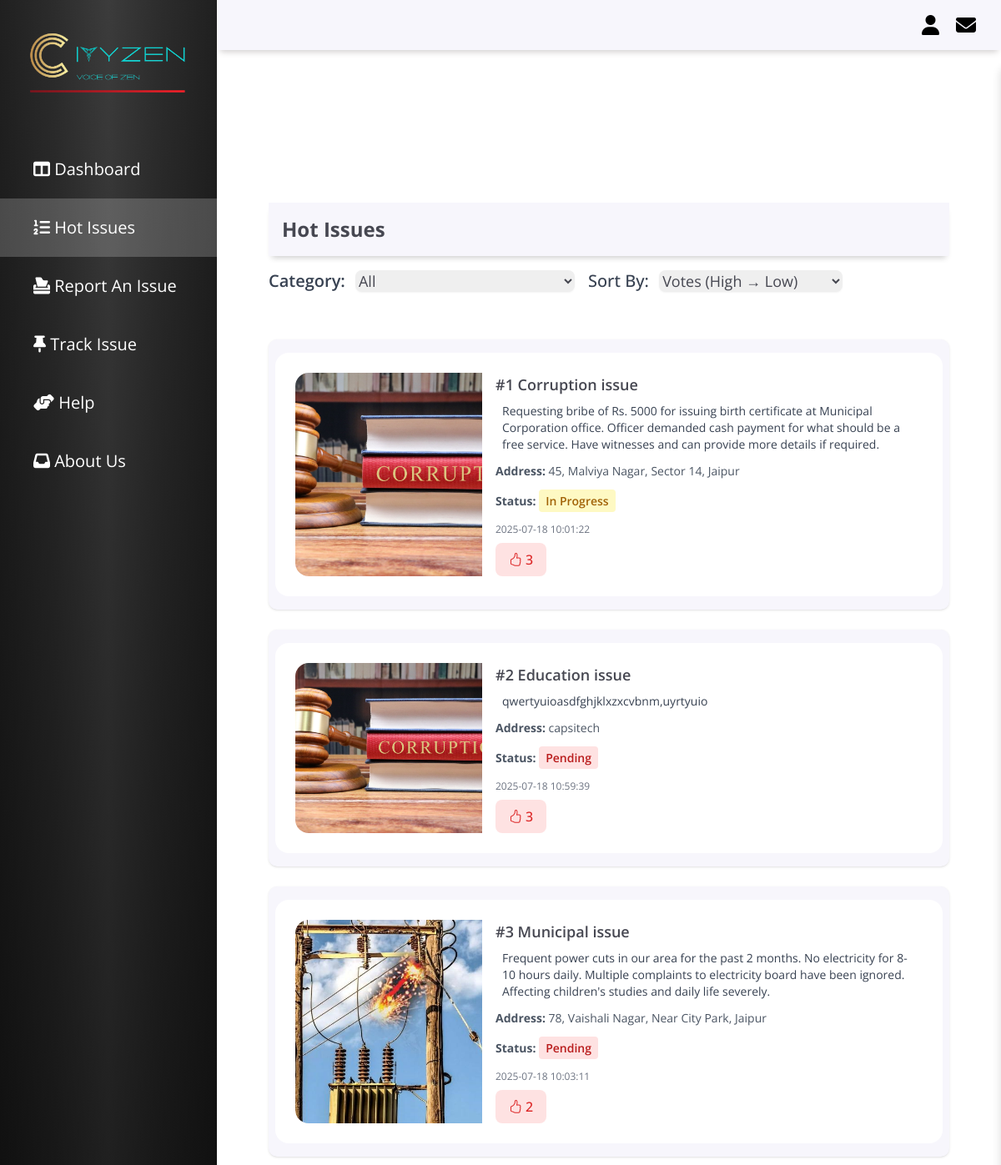
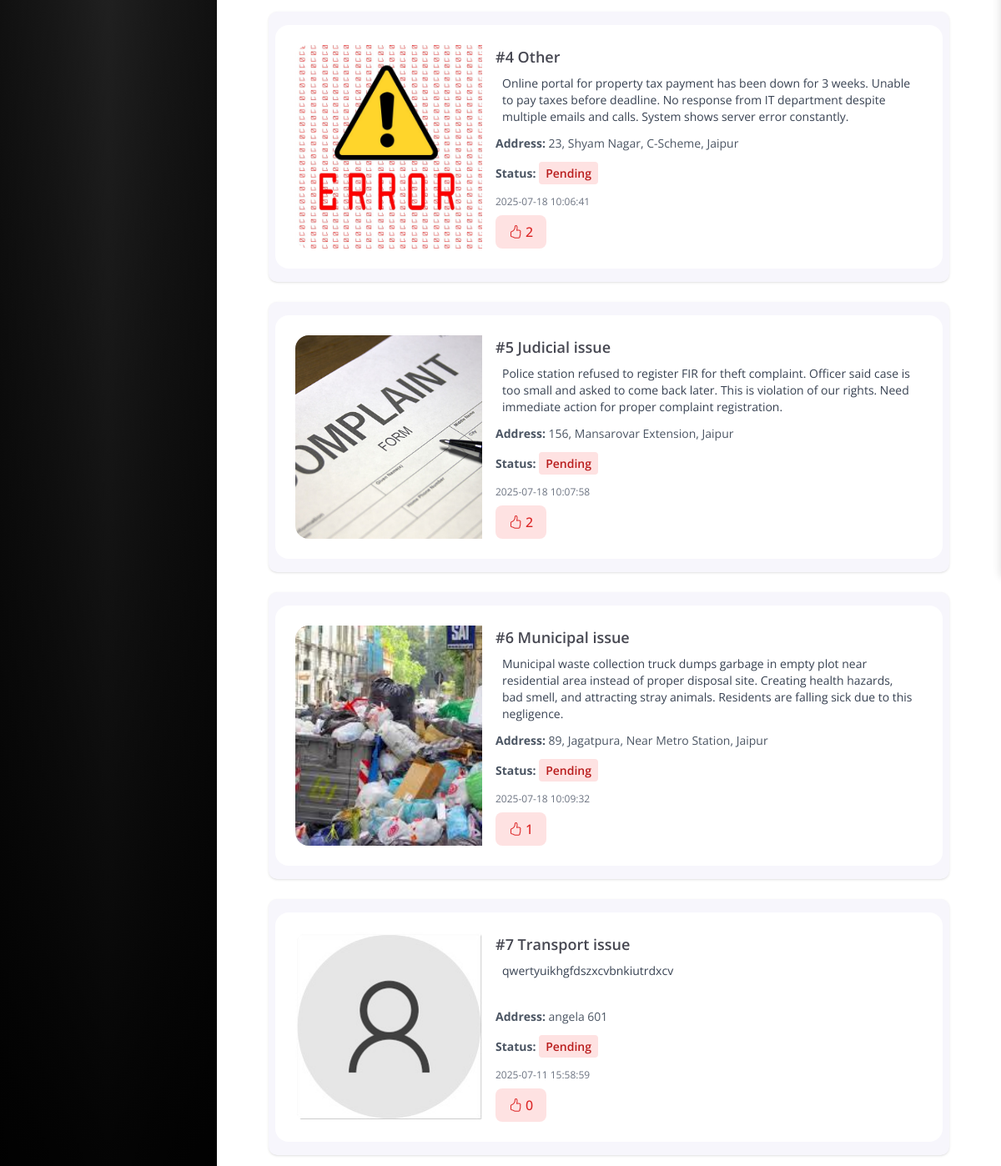
Screenshot of /hotissue (signed in) with the database file from the repository (2 pictures, top to bottom).
### tables this page shows
CREATE TABLE issues (
    id INTEGER PRIMARY KEY AUTOINCREMENT,
    name TEXT,
    address TEXT,
    pincode TEXT,
    email TEXT,
    phone TEXT,
    issue_type TEXT,
    description TEXT,
    image TEXT,  -- This will store the image filename or path
    status TEXT DEFAULT 'Pending',
    vote INTEGER DEFAULT 0,
    assign_to TEXT,
    created_at TEXT
);

### app.py (the view)
@app.route('/hotissue')
def hotissue():
    sort_by = request.args.get('sort', 'votes')
    category = request.args.get('category', 'all')
    base_query = "SELECT * FROM issues"
    filters = []
    params = []
    if category and category != 'all':
        filters.append("assign_to = ?")
        params.append(category)
    if filters:
        base_query += " WHERE " + " AND ".join(filters)
    if sort_by == 'votes':
        base_query += " ORDER BY vote DESC"
    elif sort_by == 'date':
        base_query += " ORDER BY datetime(created_at) DESC"
    else:
        base_query += " ORDER BY id DESC"
    conn = get_db_connection()
    cur = conn.cursor()
    cur.execute(base_query, params)
    iss = cur.fetchall()
    conn.close()
    user = get_logged_in_user()
    if not user:
        return redirect(url_for('Ulogin'))
    return render_template('hotissue.html', iss=iss, sort_by=sort_by, username=user['username'], email=user['email'], selected_category=category)

### app.py (called while the page is built)
def get_db_connection():
    conn = sqlite3.connect('database.db')
    conn.row_factory = sqlite3.Row
    return conn

def get_logged_in_user():
    if 'user' in session:
        conn = get_db_connection()
        cur = conn.cursor()
        cur.execute("SELECT * FROM login_info WHERE username = ?", (session['user'],))
        user = cur.fetchone()
        conn.close()
        return user
    return None

### templates/hotissue.html (shortened to what this page needs)
<!DOCTYPE html>
<html lang="en">
<head>
  <link rel="stylesheet" href="https://cdnjs.cloudflare.com/ajax/libs/font-awesome/6.7.2/css/all.min.css">
  <link rel="stylesheet" href="https://cdn.jsdelivr.net/npm/bootstrap-icons@1.10.3/font/bootstrap-icons.css">
  <script src="https://cdn.tailwindcss.com"></script>
  <link rel="stylesheet" href="{{ url_for('static', filename='styles.css') }}">
</head>
<body>
  <div class="grid-container">
    <header class="header">
      <div class="header-right">
        <i id="accountBtn" class="fa-solid fa-user fa-xl"></i>
        <a href="{{ url_for('message') }}"><i class="fa-solid fa-envelope fa-xl"></i></a>
      </div>
    </header>
    <aside id="sidebar">
      <div class="sidebar-title">
        <div class="sidebar-brand">
          <img src="{{ url_for('static', filename='images/logo-gold.png') }}" />
        </div>
      </div>
      <ul class="sidebar-list ">
        <li class="sidebar-list-item">
          <a href="{{ url_for('dashboard') }}"><i class="fa-solid fa-table-columns"></i> Dashboard</a>
        </li>
        <li class="sidebar-list-item selected">
          <a href="{{ url_for('hotissue') }}"><i class="fa-solid fa-list-ol fa-l"></i> Hot Issues</a>
        </li>
        <li class="sidebar-list-item">
          <a href="{{ url_for('reportform') }}"><i class="fa-solid fa-box-tissue"></i> Report An Issue</a>
        </li>
        <li class="sidebar-list-item">
          <a href="{{ url_for('trackissue') }}"><i class="fa-solid fa-thumbtack"></i> Track Issue</a>
        </li>
        <li class="sidebar-list-item">
          <a href="{{ url_for('help_page') }}"><i class="fa-solid fa-handshake-angle"></i> Help</a>
        </li>
        <li class="sidebar-list-item">
          <a href="{{ url_for('aboutus') }}"><i class="fa-solid fa-inbox"></i> About Us</a>
        </li>
      </ul>
    </aside>
    <main class="main-container p-5 px-[30px]">
      <section class="with-sidebar px-4 sm:px-6 lg:px-8">
        <h1
          class="text-2xl font-bold mb-4 mt-12 flex gap-2 p-4 bg-[rgb(247,246,252)] shadow-[0_6px_7px_-4px_rgba(0,0,0,0.2)]">
          Hot Issues</h1>
        <div class="flex flex-wrap gap-4 mb-14">
          <form method="get" id="filterForm" class="flex gap-4">
            <div>
              <label for="categoryFilter" class="mr-2 font-semibold text-xl text-gray-700">Category:</label>
              <select name="category" id="categoryFilter"
                class="rounded-lg border-gray-300 text-lg shadow-sm focus:ring-blue-500 focus:border-blue-500"
                onchange="document.getElementById('filterForm').submit()">
                <option value="all" {% if selected_category=='all' %}selected{% endif %}>All</option>
              </select>
            </div>
            <div>
              <label for="sortBy" class="mr-2 font-medium text-xl text-gray-700">Sort By:</label>
              <select name="sort" id="sortBy" class="rounded-lg text-lg border-gray-300 shadow-sm"
                onchange="document.getElementById('filterForm').submit()">
                <option value="votes" {% if sort_by=='votes' %}selected{% endif %}>Votes (High → Low)</option>
              </select>
            </div>
          </form>
        </div>
        <div id="cardList" class="flex flex-col gap-6">
          {% if iss %}
          {% for issue in iss %}
          <div class="px-2 py-4 rounded-[10px] shadow hover:shadow-lg transition bg-[rgb(247,246,252)]">
            <div class="bg-white rounded-2xl  overflow-hidden flex flex-col md:flex-row">
              <div class="aspect-w-4 aspect-h-3 w-full md:w-64 p-6 pr-2">
                <img src="{{ url_for('static', filename='uploads/' + issue.image) if issue.image else '' }}"
                  alt="Issue photo" class="w-full h-full object-cover rounded-l-2xl" loading="lazy" />
              </div>
              <div class="p-6 pl-2 flex flex-col flex-1">
                <h2 class="font-semibold text-lg mb-1">#{{ loop.index }} {{ issue.issue_type }}</h2>
                <p class="text-sm  text-gray-700 px-2 py-1 rounded mb-2 flex-1">{{ issue.description }}</p>
                <p class="text-sm text-gray-600 mb-4 "><strong>Address:</strong> {{ issue.address }}</p>
                <p class="text-sm text-gray-600 mb-4">
                  <strong>Status:</strong>
                  <span id="status-{{ issue.id }}" class="font-semibold px-2 py-1 rounded
        {% if issue.status == 'Resolved' %} bg-green-100 text-green-700
        {% elif issue.status == 'In Progress' %} bg-yellow-100 text-yellow-700
        {% elif issue.status == 'Pending' %} bg-red-100 text-red-700
        {% endif %}
      ">{{ issue.status }}</span>
                </p>
                <p class="text-xs text-gray-500 mb-2">{{ issue.created_at }}</p>
                <form class="vote-form" data-id="{{ issue.id }}" method="post" action="#">
                  <button type="submit"
                    class="inline-flex items-center justify-center gap-1 px-4 py-2 bg-red-100 text-red-600 font-medium rounded-lg hover:bg-red-200 transition vote-btn">
                    <i class="bi bi-hand-thumbs-up"></i>
                    <span class="vote-count">{{ issue.vote }}</span>
                  </button>
                </form>
              </div>
            </div>
          </div>
          {% endfor %}
          {% else %}
          <p class="text-red-500">No issues found.</p>
          {% endif %}
        </div>
      </section>
    </main>
  </div>
</body>
</html>

### static/styles.css (style rules this page uses)
body { margin: 0; padding: 0; box-sizing: border-box; background-color: rgb(255, 255, 255); color: rgb(70, 71, 81); font-family: 'Open Sans', sans-serif; }
.grid-container { display: grid; grid-template-columns: 260px 1fr 1fr 1fr; grid-template-rows: 0.2fr 3fr; grid-template-areas: 'sidebar header header header' 'sidebar main main main'; height: 100vh; }
.header-right { display: flex; align-items: center; }
.header-right i { margin-left: 20px; color: #000000; }
.header-right a { text-decoration: none; color: #000000; }
.header { grid-area: header; height: 60px; display: flex; background-color: rgb(247, 246, 252); align-items: center; justify-content: space-between; padding: 0 30px 0 30px; box-shadow: 0 6px 7px -4px rgba(136, 130, 130, 0.395); }
#accountBtn { cursor: pointer; }
#sidebar { grid-area: sidebar; height: 100%; background: linear-gradient(to bottom, rgba(255, 255, 255, 0.08), rgba(0, 0, 0, 0.9)), linear-gradient(to right, #0d0d0d, #1a1a1a, #2b2b2b, #1a1a1a, #0d0d0d); color: rgb(255, 255, 255); overflow-y: auto; transition: all 0.5s; -webkit-transition: all 0.5s; }
.sidebar-title { display: flex; justify-content: space-between; align-items: center; padding: 20px 20px 20px 20px; margin-bottom: 30px; }
.sidebar-brand { margin-top: 15px; font-size: 30px; border-radius: 10px; font-weight: 700; }
.sidebar-brand img { height: 100%; width: 100%; }
.sidebar-list { padding: 0; margin-top: 15px; margin-bottom: 0; height: 420px; list-style-type: none; }
.sidebar-list-item { padding-left: 40px; height: 70px; font-size: 18px; }
.sidebar-list-item>a { font-size: 20px !important; display: block; width: 100%; padding: 20px 0px; color: white; text-decoration: none; transition: background 0.3s; }
.main-container { grid-area: main; overflow-y: auto; padding: 15px 30px; }

### templates/hotissue.html (style rules this page uses)
.selected { color: rgb(180, 184, 244); background-color: rgba(255, 255, 255, 0.2); }

### rows the page displays
issues: image (picture), issue_type "Corruption issue", description "Requesting bribe of Rs. 5000 for issuing birth certificate at Municipal Corporation office. Officer demanded cash payment for what should be a free service. Have witnesses and can provide more details if required.", address "45, Malviya Nagar, Sector 14, Jaipur", status "In Progress", created_at "2025-07-18 10:01:22", vote "3"
issues: image (picture), issue_type "Education issue", description "qwertyuioasdfghjklxzxcvbnm,uyrtyuio", address "capsitech", status "Pending", created_at "2025-07-18 10:59:39", vote "3"
issues: image (picture), issue_type "Municipal issue", description "Frequent power cuts in our area for the past 2 months. No electricity for 8-10 hours daily. Multiple complaints to electricity board have been ignored. Affecting children's studies and daily life severely.", address "78, Vaishali Nagar, Near City Park, Jaipur", status "Pending", created_at "2025-07-18 10:03:11", vote "2"
issues: image (picture), issue_type "Other", description "Online portal for property tax payment has been down for 3 weeks. Unable to pay taxes before deadline. No response from IT department despite multiple emails and calls. System shows server error constantly.", address "23, Shyam Nagar, C-Scheme, Jaipur", status "Pending", created_at "2025-07-18 10:06:41", vote "2"
issues: image (picture), issue_type "Judicial issue", description "Police station refused to register FIR for theft complaint. Officer said case is too small and asked to come back later. This is violation of our rights. Need immediate action for proper complaint registration.", address "156, Mansarovar Extension, Jaipur", status "Pending", created_at "2025-07-18 10:07:58", vote "2"
issues: image (picture), issue_type "Municipal issue", description "Municipal waste collection truck dumps garbage in empty plot near residential area instead of proper disposal site. Creating health hazards, bad smell, and attracting stray animals. Residents are falling sick due to this negligence.", address "89, Jagatpura, Near Metro Station, Jaipur", status "Pending", created_at "2025-07-18 10:09:32", vote "1"
issues: image (picture), issue_type "Transport issue", description "qwertyuikhgfdszxcvbnkiutrdxcv", address "angela 601", status "Pending", created_at "2025-07-11 15:58:59", vote "0"
